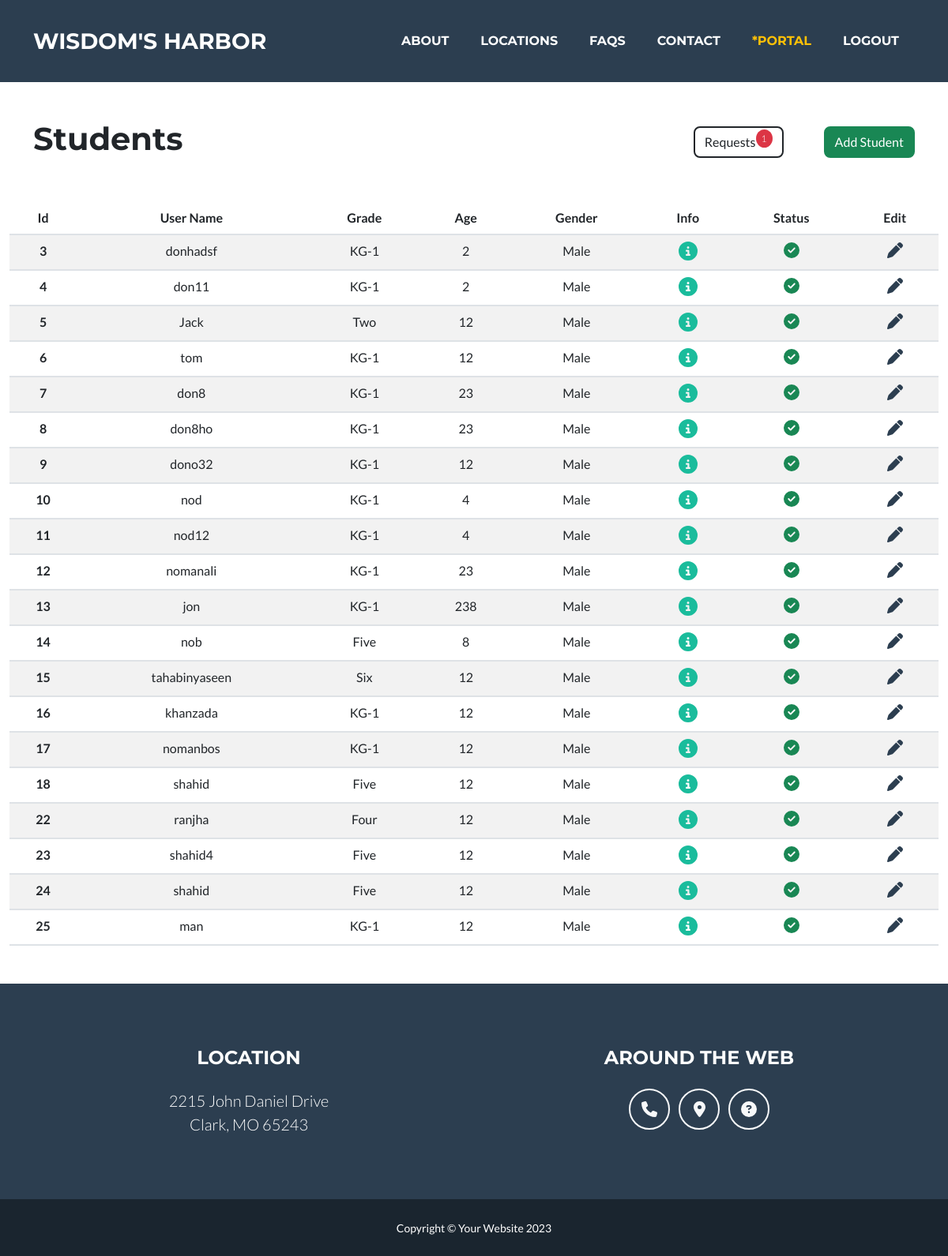
/students/display/ (signed in), run on the app's committed database.
### school/models.py (models this page shows)
class Student(models.Model):
    first_name = models.CharField(max_length=255, default="Name")
    last_name = models.CharField(max_length=255, null=True, blank=True)
    username = models.CharField(max_length=255, default='')
    grade = models.ForeignKey(Grade, on_delete= models.CASCADE)
    age = models.IntegerField()
    gender = models.ForeignKey(Gender, on_delete=models.CASCADE)
    dob = models.DateField()
    guardian_name = models.CharField(max_length=255)
    guardian_relation = models.ForeignKey(GuardianRelation, on_delete=models.CASCADE)
    address = models.CharField(max_length=500)
    date_of_enrollment = models.DateField()
    email = models.EmailField()
    phone = models.CharField(max_length=100)
    emergency_phone = models.CharField(max_length=100)
    previous_school = models.CharField(max_length=200, null=True, blank=True)
    status = models.BooleanField(default=True)

class Grade(models.Model):
    name = models.CharField(max_length=255)
    status = models.BooleanField(default=True)
    def __str__(self):
        return self.name

class Gender(models.Model):
    name = models.CharField(max_length=255)
    def __str__(self):
        return self.name

### school/views.py (the view)
# urls.py: path('students/display/', views.display_students, name='display_students'),
def display_students(request):
    if request.user.is_authenticated:
        if request.user.is_superuser:
            data = Student.objects.all()
            student_applications = StudentApplication.objects.filter(seen=False, is_registered=False).count()
            return render(request, 'display_students.html', {'data': data, 'student_applications': student_applications})
        else:
            messages.warning(request, 'This page is for admin only!')
            return redirect('home')
    else:
        messages.warning(request, 'please login first!')
        return redirect('login')

### school/templates/display_students.html (shortened to what this page needs)
{% extends 'layout.html' %}
{% load static %}
{% block 'content' %}
    <div class="container-fluid">
        <div class="container my-5 d-flex align-items-center justify-content-between">
            <h1>Students</h1>
            <div>
                <a href="{% url 'student_requests' %}" class="btn btn-outline-dark">Requests{% if student_applications is not 0 %}<sup style="color: white; height: 20px; padding-inline: 7px;" class="py-1 bg-danger fw-light rounded-circle">{{student_applications}}</sup>{% endif %}</a>
                <a href="{% url 'add_student' %}" class="ms-5 btn btn-success">Add Student</a>
            </div>
        </div>
        <table class="table table-striped text-center">
            <thead>
                <tr>
                    <th>Id</th>
                    <th>User Name</th>
                    <th>Grade</th>
                    <th>Age</th>
                    <th>Gender</th>
                    <th>Info</th>
                    <th>Status</th>
                    <th>Edit</th>
                </tr>
            </thead>
            <tbody>
                {% for student in data %}
                    <tr>
                        <th>{{student.id}}</th>
                        <td>{{student.username}}</td>
                        <td>{{student.grade}}</td>
                        <td>{{student.age}}</td>
                        <td>{{student.gender}}</td>
                        <td>
                            <a href="{% url 'student_details' student.id %}">
                                <i class="fa-solid fa-circle-info fs-4"></i>
                            </a>
                        </td>
                        <td>
                            <a href="{% url 'change_student_status' student.id %}">
                                {% if student.status %}
                                    <i class="fa-solid fa-circle-check fs-5 text-success"></i>
                                {% else %}
                                    <i class="fa-solid fa-circle-xmark text-danger"></i>
                                {% endif %}
                            </a>
                        </td>
                        <td>
                            <a style="color: transparent;" href="{% url 'edit_student' student.id %}">
                                <i class="fa-solid fa-pen fs-5 text-secondary"></i>
                            </a>
                        </td>
                    </tr>
                {% endfor %}
            </tbody>
        </table>
    </div>
{% endblock %}

### data on the page
Student: id "3", username "donhadsf", grade "KG-1", age "2", gender "Male", status True (drawn)
Student: id "4", username "don11", grade "KG-1", age "2", gender "Male", status True (drawn)
Student: id "5", username "Jack", grade "Two", age "12", gender "Male", status True (drawn)
Student: id "6", username "tom", grade "KG-1", age "12", gender "Male", status True (drawn)
Student: id "7", username "don8", grade "KG-1", age "23", gender "Male", status True (drawn)
Student: id "8", username "don8ho", grade "KG-1", age "23", gender "Male", status True (drawn)
Student: id "9", username "dono32", grade "KG-1", age "12", gender "Male", status True (drawn)
Student: id "10", username "nod", grade "KG-1", age "4", gender "Male", status True (drawn)
Student: id "11", username "nod12", grade "KG-1", age "4", gender "Male", status True (drawn)
Student: id "12", username "nomanali", grade "KG-1", age "23", gender "Male", status True (drawn)
Student: id "13", username "jon", grade "KG-1", age "238", gender "Male", status True (drawn)
Student: id "14", username "nob", grade "Five", age "8", gender "Male", status True (drawn)
Student: id "15", username "tahabinyaseen", grade "Six", age "12", gender "Male", status True (drawn)
Student: id "16", username "khanzada", grade "KG-1", age "12", gender "Male", status True (drawn)
Student: id "17", username "nomanbos", grade "KG-1", age "12", gender "Male", status True (drawn)
Student: id "18", username "shahid", grade "Five", age "12", gender "Male", status True (drawn)
Student: id "22", username "ranjha", grade "Four", age "12", gender "Male", status True (drawn)
Student: id "23", username "shahid4", grade "Five", age "12", gender "Male", status True (drawn)
Student: id "24", username "shahid", grade "Five", age "12", gender "Male", status True (drawn)
Student: id "25", username "man", grade "KG-1", age "12", gender "Male", status True (drawn)

### other printed values
{{ student_applications }} "1"
